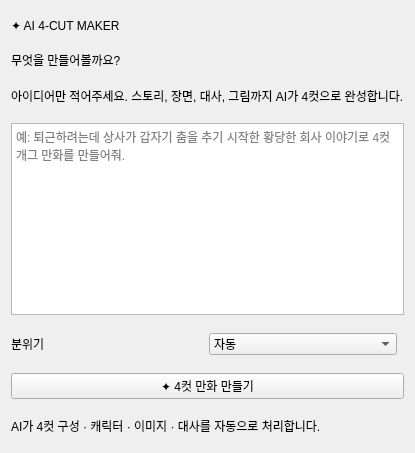
<?xml version="1.0" encoding="UTF-8"?>
<ui version="4.0">
 <class>IdeaSection</class>
 <widget class="QWidget" name="IdeaSection">
  <layout class="QVBoxLayout" name="verticalLayout">
   <property name="spacing"><number>18</number></property>
   <item><spacer name="topSpacer"><property name="orientation"><enum>Qt::Vertical</enum></property><property name="sizeType"><enum>QSizePolicy::Expanding</enum></property></spacer></item>
   <item><widget class="QLabel" name="eyebrowLabel"><property name="text"><string>✦ AI 4-CUT MAKER</string></property></widget></item>
   <item><widget class="QLabel" name="titleLabel"><property name="text"><string>무엇을 만들어볼까요?</string></property></widget></item>
   <item><widget class="QLabel" name="subtitleLabel"><property name="text"><string>아이디어만 적어주세요. 스토리, 장면, 대사, 그림까지 AI가 4컷으로 완성합니다.</string></property></widget></item>
   <item><widget class="QPlainTextEdit" name="ideaEdit"><property name="placeholderText"><string>예: 퇴근하려는데 상사가 갑자기 춤을 추기 시작한 황당한 회사 이야기로 4컷 개그 만화를 만들어줘.</string></property><property name="minimumHeight"><number>150</number></property></widget></item>
   <item>
    <layout class="QHBoxLayout" name="optionLayout">
     <property name="spacing"><number>10</number></property>
     <item><widget class="QLabel" name="styleLabel"><property name="text"><string>분위기</string></property></widget></item>
     <item><widget class="QComboBox" name="styleEdit"><property name="editable"><bool>false</bool></property><item><property name="text"><string>자동</string></property></item><item><property name="text"><string>개그</string></property></item><item><property name="text"><string>일상</string></property></item><item><property name="text"><string>로맨스</string></property></item><item><property name="text"><string>판타지</string></property></item></widget></item>
     <item><spacer name="optionSpacer"><property name="orientation"><enum>Qt::Horizontal</enum></property><property name="sizeType"><enum>QSizePolicy::Expanding</enum></property></spacer></item>
    </layout>
   </item>
   <item><widget class="QPushButton" name="generateButton"><property name="minimumHeight"><number>58</number></property><property name="text"><string>✦ 4컷 만화 만들기</string></property></widget></item>
   <item><widget class="QLabel" name="hintLabel"><property name="text"><string>AI가 4컷 구성 · 캐릭터 · 이미지 · 대사를 자동으로 처리합니다.</string></property></widget></item>
   <item><spacer name="bottomSpacer"><property name="orientation"><enum>Qt::Vertical</enum></property><property name="sizeType"><enum>QSizePolicy::Expanding</enum></property></spacer></item>
  </layout>
 </widget>
</ui>
